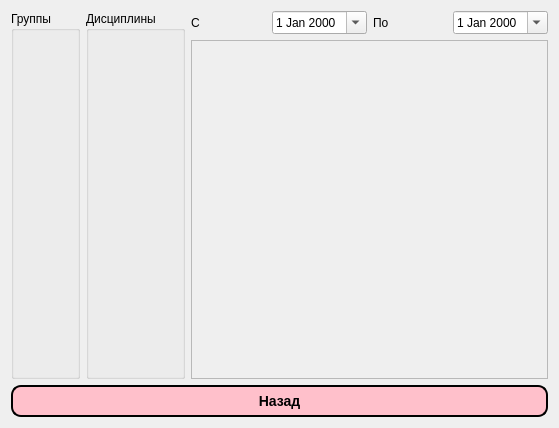
<?xml version="1.0" encoding="UTF-8"?>
<ui version="4.0">
 <class>dynamic</class>
 <widget class="QWidget" name="dynamic">
  <property name="geometry">
   <rect>
    <x>0</x>
    <y>0</y>
    <width>559</width>
    <height>428</height>
   </rect>
  </property>
  <property name="cursor">
   <cursorShape>ArrowCursor</cursorShape>
  </property>
  <property name="windowTitle">
   <string>Form</string>
  </property>
  <layout class="QGridLayout" name="gridLayout">
   <item row="0" column="3">
    <widget class="QLabel" name="label_2">
     <property name="text">
      <string>По</string>
     </property>
    </widget>
   </item>
   <item row="0" column="1">
    <widget class="QLabel" name="label">
     <property name="text">
      <string>С</string>
     </property>
    </widget>
   </item>
   <item row="0" column="2">
    <widget class="QDateEdit" name="dateEdit">
     <property name="calendarPopup">
      <bool>true</bool>
     </property>
    </widget>
   </item>
   <item row="0" column="0" rowspan="3">
    <layout class="QHBoxLayout" name="horizontalLayout">
     <item>
      <widget class="QGroupBox" name="groupBox">
       <property name="title">
        <string>Группы</string>
       </property>
      </widget>
     </item>
     <item>
      <widget class="QGroupBox" name="groupBox_2">
       <property name="title">
        <string>Дисциплины</string>
       </property>
      </widget>
     </item>
    </layout>
   </item>
   <item row="0" column="4">
    <widget class="QDateEdit" name="dateEdit_2">
     <property name="calendarPopup">
      <bool>true</bool>
     </property>
    </widget>
   </item>
   <item row="1" column="1" rowspan="2" colspan="4">
    <widget class="QFrame" name="frame">
     <property name="frameShape">
      <enum>QFrame::StyledPanel</enum>
     </property>
     <property name="frameShadow">
      <enum>QFrame::Raised</enum>
     </property>
     <layout class="QGridLayout" name="gridLayout_3">
      <item row="0" column="0">
       <layout class="QGridLayout" name="gridLayout_2"/>
      </item>
     </layout>
    </widget>
   </item>
   <item row="3" column="0" colspan="5">
    <widget class="QPushButton" name="pushButton">
     <property name="styleSheet">
      <string notr="true">QPushButton{
     background-color: pink;
     border-style: outset;
     border-width: 2px;
     border-radius: 10px;
     border-color: black;
     font: bold 14px;
     min-width: 10em;
     padding: 6px;
 }
 QPushButton:pressed {
     background-color: rgb(0, 255, 238);
     border-style: inset;
 }</string>
     </property>
     <property name="text">
      <string>Назад</string>
     </property>
    </widget>
   </item>
  </layout>
 </widget>
 <resources/>
 <connections/>
</ui>
